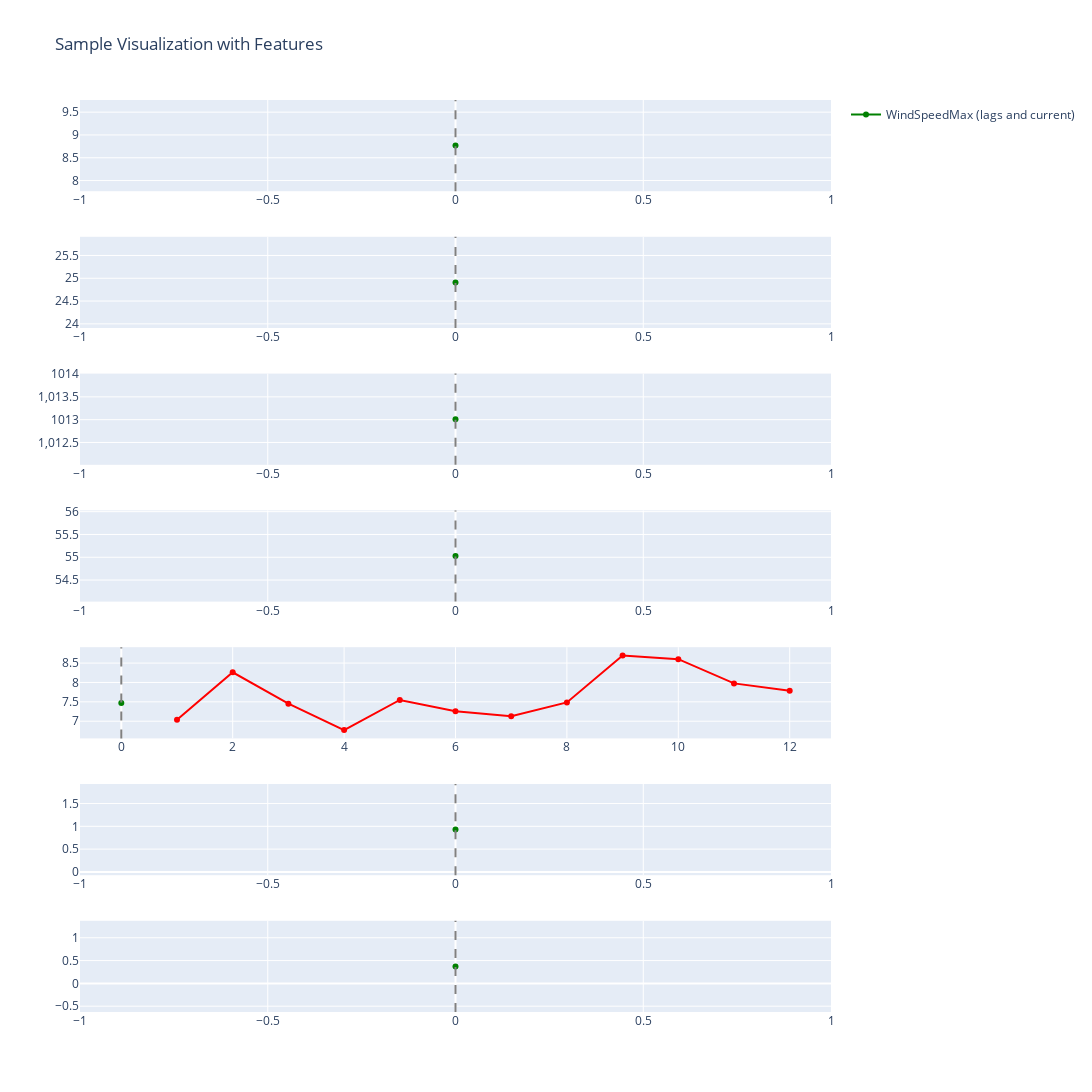

Notebook code cell kept with this figure:
### Code cell
import plotly.graph_objs as go
import plotly.subplots as sp
import numpy as np

def plot_sample_with_features(X, y, target_variable, columns, y_pred_values=None):
    """
    Функция для визуализации одного случайного примера из данных X и y с использованием Plotly.
    
    :param X: Матрица признаков (включая лаги целевой переменной)
    :param y: Целевая переменная (например, ветер на 12 шагов вперед)
    :param target_variable: Название целевой переменной
    :param columns: Список всех колонок, которые будут визуализироваться
    :param y_pred_values: Прогнозируемые значения (если есть)
    """
    # Выбор случайного индекса
    idx = np.random.randint(0, len(X))

    # Фильтрация лагов для каждой колонки в columns и сортировка по убыванию
    lagged_features = {col: [col_name for col_name in X.columns if f"{col}_lag" in col_name] for col in columns}

    # Создание субплотов
    num_features = len(columns)
    fig = sp.make_subplots(rows=num_features, cols=1, shared_xaxes=False, vertical_spacing=0.05)

    for i, column in enumerate(columns):
        # Данные по лагам для текущей колонки и текущее значение
        x_lags = X[lagged_features[column] + [column]].iloc[idx].values

        # Добавление данных на график для текущего признака
        fig.add_trace(go.Scatter(x=list(range(len(x_lags))), y=x_lags,
                                 mode='lines+markers', name=f'{column} (lags and current)',
                                 line=dict(color='green'), showlegend=(i == 0)), row=i+1, col=1)

        if column == target_variable:
            # Значения y для прогноза, только для целевой переменной
            y_values = y[idx]

            fig.add_trace(go.Scatter(x=list(range(len(x_lags), len(x_lags) + len(y_values))), y=y_values,
                                     mode='lines+markers', name=f'{column} (Future)',
                                     line=dict(color='red'), showlegend=(i == 0)), row=i+1, col=1)

            if y_pred_values is not None:
                fig.add_trace(go.Scatter(x=list(range(len(x_lags), len(x_lags) + len(y_pred_values[idx]))), y=y_pred_values[idx],
                                         mode='lines+markers', name=f'{column} (Predicted)',
                                         line=dict(color='blue'), showlegend=(i == 0)), row=i+1, col=1)

        # Вертикальная линия для разделения лагов и прогнозов
        fig.add_vline(x=len(x_lags)-1, line=dict(color='gray', dash='dash'), row=i+1, col=1)

    # Обновление разметки и отображение графика
    fig.update_layout(height=num_features * 400, width=1500, title_text="Sample Visualization with Features")
    fig.show()

# Пример использования
plot_sample_with_features(X_train, y_train, target_variable='WindSpeed', columns=[
        "WindSpeedMax",
        "AirTemperature",
        "AirPressure",
        "AirHumidity",
        "WindSpeed",
        "WindDirection_sin",
        "WindDirection_cos",
    ])

### Figure 1 — Plotly figure (JSON) as saved in the notebook; plotly's stock layout.template omitted (floating-point values rounded to 4 significant figures)
{"data": [{"line": {"color": "green"}, "mode": "lines+markers", "name": "WindSpeedMax (lags and current)", "showlegend": true, "type": "scatter", "x": [0], "xaxis": "x", "y": [8.767], "yaxis": "y"}, {"line": {"color": "green"}, "mode": "lines+markers", "name": "AirTemperature (lags and current)", "showlegend": false, "type": "scatter", "x": [0], "xaxis": "x2", "y": [24.91], "yaxis": "y2"}, {"line": {"color": "green"}, "mode": "lines+markers", "name": "AirPressure (lags and current)", "showlegend": false, "type": "scatter", "x": [0], "xaxis": "x3", "y": [1013.0], "yaxis": "y3"}, {"line": {"color": "green"}, "mode": "lines+markers", "name": "AirHumidity (lags and current)", "showlegend": false, "type": "scatter", "x": [0], "xaxis": "x4", "y": [55.03], "yaxis": "y4"}, {"line": {"color": "green"}, "mode": "lines+markers", "name": "WindSpeed (lags and current)", "showlegend": false, "type": "scatter", "x": [0], "xaxis": "x5", "y": [7.471], "yaxis": "y5"}, {"line": {"color": "red"}, "mode": "lines+markers", "name": "WindSpeed (Future)", "showlegend": false, "type": "scatter", "x": [1, 2, 3, 4, 5, 6, 7, 8, 9, 10, 11, 12], "xaxis": "x5", "y": [7.037, 8.263, 7.452, 6.771, 7.548, 7.257, 7.131, 7.485, 8.696, 8.602, 7.976, 7.787], "yaxis": "y5"}, {"line": {"color": "green"}, "mode": "lines+markers", "name": "WindDirection_sin (lags and current)", "showlegend": false, "type": "scatter", "x": [0], "xaxis": "x6", "y": [0.9281], "yaxis": "y6"}, {"line": {"color": "green"}, "mode": "lines+markers", "name": "WindDirection_cos (lags and current)", "showlegend": false, "type": "scatter", "x": [0], "xaxis": "x7", "y": [0.3724], "yaxis": "y7"}], "layout": {"height": 2800, "shapes": [{"line": {"color": "gray", "dash": "dash"}, "type": "line", "x0": 0, "x1": 0, "xref": "x", "y0": 0, "y1": 1, "yref": "y domain"}, {"line": {"color": "gray", "dash": "dash"}, "type": "line", "x0": 0, "x1": 0, "xref": "x2", "y0": 0, "y1": 1, "yref": "y2 domain"}, {"line": {"color": "gray", "dash": "dash"}, "type": "line", "x0": 0, "x1": 0, "xref": "x3", "y0": 0, "y1": 1, "yref": "y3 domain"}, {"line": {"color": "gray", "dash": "dash"}, "type": "line", "x0": 0, "x1": 0, "xref": "x4", "y0": 0, "y1": 1, "yref": "y4 domain"}, {"line": {"color": "gray", "dash": "dash"}, "type": "line", "x0": 0, "x1": 0, "xref": "x5", "y0": 0, "y1": 1, "yref": "y5 domain"}, {"line": {"color": "gray", "dash": "dash"}, "type": "line", "x0": 0, "x1": 0, "xref": "x6", "y0": 0, "y1": 1, "yref": "y6 domain"}, {"line": {"color": "gray", "dash": "dash"}, "type": "line", "x0": 0, "x1": 0, "xref": "x7", "y0": 0, "y1": 1, "yref": "y7 domain"}], "title": {"text": "Sample Visualization with Features"}, "width": 1500, "xaxis": {"anchor": "y", "domain": [0, 1]}, "xaxis2": {"anchor": "y2", "domain": [0, 1]}, "xaxis3": {"anchor": "y3", "domain": [0, 1]}, "xaxis4": {"anchor": "y4", "domain": [0, 1]}, "xaxis5": {"anchor": "y5", "domain": [0, 1]}, "xaxis6": {"anchor": "y6", "domain": [0, 1]}, "xaxis7": {"anchor": "y7", "domain": [0, 1]}, "yaxis": {"anchor": "x", "domain": [0.9, 1]}, "yaxis2": {"anchor": "x2", "domain": [0.75, 0.85]}, "yaxis3": {"anchor": "x3", "domain": [0.6, 0.7]}, "yaxis4": {"anchor": "x4", "domain": [0.45, 0.55]}, "yaxis5": {"anchor": "x5", "domain": [0.3, 0.4]}, "yaxis6": {"anchor": "x6", "domain": [0.15, 0.25]}, "yaxis7": {"anchor": "x7", "domain": [0, 0.1]}}}
